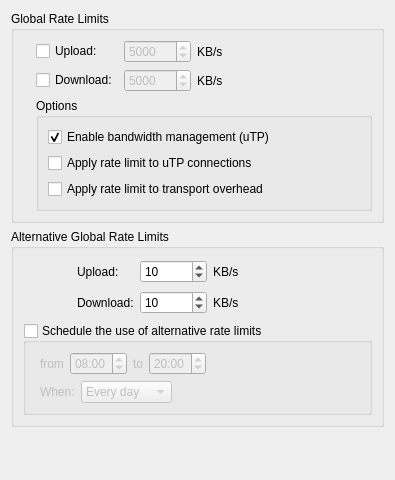
          <widget class="QWidget" name="scrollAreaWidgetContents_9">
           <property name="geometry">
            <rect>
             <x>0</x>
             <y>0</y>
             <width>395</width>
             <height>480</height>
            </rect>
           </property>
           <layout class="QVBoxLayout" name="verticalLayout_33">
            <item>
             <widget class="QGroupBox" name="bandwidthBox">
              <property name="title">
               <string>Global Rate Limits</string>
              </property>
              <layout class="QGridLayout" name="gridLayout_7">
               <item row="0" column="0">
                <widget class="QLabel" name="label_5">
                 <property name="text">
                  <string notr="true"/>
                 </property>
                 <property name="pixmap">
                  <pixmap resource="../icons.qrc">:/Icons/slow_off.png</pixmap>
                 </property>
                </widget>
               </item>
               <item row="0" column="1">
                <layout class="QGridLayout" name="gridLayout_6">
                 <item row="0" column="0">
                  <widget class="QCheckBox" name="checkUploadLimit">
                   <property name="enabled">
                    <bool>true</bool>
                   </property>
                   <property name="text">
                    <string>Upload:</string>
                   </property>
                   <property name="checked">
                    <bool>false</bool>
                   </property>
                  </widget>
                 </item>
                 <item row="0" column="1">
                  <widget class="QSpinBox" name="spinUploadLimit">
                   <property name="enabled">
                    <bool>false</bool>
                   </property>
                   <property name="suffix">
                    <string/>
                   </property>
                   <property name="minimum">
                    <number>1</number>
                   </property>
                   <property name="maximum">
                    <number>1000000</number>
                   </property>
                   <property name="value">
                    <number>5000</number>
                   </property>
                  </widget>
                 </item>
                 <item row="0" column="2">
                  <widget class="QLabel" name="label_10">
                   <property name="text">
                    <string>KB/s</string>
                   </property>
                  </widget>
                 </item>
                 <item row="1" column="0">
                  <widget class="QCheckBox" name="checkDownloadLimit">
                   <property name="text">
                    <string>Download:</string>
                   </property>
                  </widget>
                 </item>
                 <item row="1" column="1">
                  <widget class="QSpinBox" name="spinDownloadLimit">
                   <property name="enabled">
                    <bool>false</bool>
                   </property>
                   <property name="suffix">
                    <string/>
                   </property>
                   <property name="minimum">
                    <number>1</number>
                   </property>
                   <property name="maximum">
                    <number>1000000</number>
                   </property>
                   <property name="value">
                    <number>5000</number>
                   </property>
                  </widget>
                 </item>
                 <item row="1" column="2">
                  <widget class="QLabel" name="label_13">
                   <property name="text">
                    <string>KB/s</string>
                   </property>
                  </widget>
                 </item>
                </layout>
               </item>
               <item row="0" column="2">
                <spacer>
                 <property name="orientation">
                  <enum>Qt::Horizontal</enum>
                 </property>
                 <property name="sizeHint" stdset="0">
                  <size>
                   <width>200</width>
                   <height>20</height>
                  </size>
                 </property>
                </spacer>
               </item>
               <item row="1" column="1" colspan="2">
                <widget class="QGroupBox" name="groupBox_5">
                 <property name="title">
                  <string>Options</string>
                 </property>
                 <layout class="QVBoxLayout" name="verticalLayout_27">
                  <item>
                   <widget class="QCheckBox" name="checkuTP">
                    <property name="text">
                     <string>Enable bandwidth management (uTP)</string>
                    </property>
                    <property name="checked">
                     <bool>true</bool>
                    </property>
                   </widget>
                  </item>
                  <item>
                   <widget class="QCheckBox" name="checkLimituTPConnections">
                    <property name="text">
                     <string>Apply rate limit to uTP connections</string>
                    </property>
                   </widget>
                  </item>
                  <item>
                   <widget class="QCheckBox" name="checkLimitTransportOverhead">
                    <property name="text">
                     <string>Apply rate limit to transport overhead</string>
                    </property>
                   </widget>
                  </item>
                 </layout>
                </widget>
               </item>
              </layout>
             </widget>
            </item>
            <item>
             <widget class="QGroupBox" name="groupBox_6">
              <property name="title">
               <string>Alternative Global Rate Limits</string>
              </property>
              <layout class="QVBoxLayout" name="verticalLayout_11">
               <item>
                <layout class="QGridLayout" name="gridLayout_9">
                 <item row="0" column="0">
                  <widget class="QLabel" name="label_16">
                   <property name="minimumSize">
                    <size>
                     <width>48</width>
                     <height>48</height>
                    </size>
                   </property>
                   <property name="maximumSize">
                    <size>
                     <width>48</width>
                     <height>48</height>
                    </size>
                   </property>
                   <property name="text">
                    <string/>
                   </property>
                   <property name="pixmap">
                    <pixmap resource="../icons.qrc">:/Icons/slow.png</pixmap>
                   </property>
                   <property name="scaledContents">
                    <bool>false</bool>
                   </property>
                  </widget>
                 </item>
                 <item row="0" column="1">
                  <layout class="QGridLayout" name="gridLayout_8">
                   <item row="0" column="0">
                    <widget class="QLabel" name="label_11">
                     <property name="text">
                      <string>Upload:</string>
                     </property>
                    </widget>
                   </item>
                   <item row="0" column="1">
                    <widget class="QSpinBox" name="spinUploadLimitAlt">
                     <property name="minimum">
                      <number>1</number>
                     </property>
                     <property name="maximum">
                      <number>1000000</number>
                     </property>
                     <property name="value">
                      <number>10</number>
                     </property>
                    </widget>
                   </item>
                   <item row="0" column="2">
                    <widget class="QLabel" name="label_14">
                     <property name="text">
                      <string>KB/s</string>
                     </property>
                    </widget>
                   </item>
                   <item row="1" column="0">
                    <widget class="QLabel" name="label_12">
                     <property name="text">
                      <string>Download:</string>
                     </property>
                    </widget>
                   </item>
                   <item row="1" column="1">
                    <widget class="QSpinBox" name="spinDownloadLimitAlt">
                     <property name="minimum">
                      <number>1</number>
                     </property>
                     <property name="maximum">
                      <number>1000000</number>
                     </property>
                     <property name="value">
                      <number>10</number>
                     </property>
                    </widget>
                   </item>
                   <item row="1" column="2">
                    <widget class="QLabel" name="label_15">
                     <property name="text">
                      <string>KB/s</string>
                     </property>
                    </widget>
                   </item>
                  </layout>
                 </item>
                 <item row="0" column="2">
                  <spacer name="horizontalSpacer_8">
                   <property name="orientation">
                    <enum>Qt::Horizontal</enum>
                   </property>
                   <property name="sizeHint" stdset="0">
                    <size>
                     <width>222</width>
                     <height>59</height>
                    </size>
                   </property>
                  </spacer>
                 </item>
                </layout>
               </item>
               <item>
                <widget class="QGroupBox" name="check_schedule">
                 <property name="title">
                  <string>Schedule the use of alternative rate limits</string>
                 </property>
                 <property name="checkable">
                  <bool>true</bool>
                 </property>
                 <property name="checked">
                  <bool>false</bool>
                 </property>
                 <layout class="QVBoxLayout" name="verticalLayout_5">
                  <item>
                   <layout class="QHBoxLayout" name="horizontalLayout_13">
                    <property name="leftMargin">
                     <number>5</number>
                    </property>
                    <item>
                     <widget class="QLabel" name="label_6">
                      <property name="text">
                       <string extracomment="from (time1 to time2)">from</string>
                      </property>
                     </widget>
                    </item>
                    <item>
                     <widget class="QTimeEdit" name="schedule_from">
                      <property name="time">
                       <time>
                        <hour>8</hour>
                        <minute>0</minute>
                        <second>0</second>
                       </time>
                      </property>
                      <property name="displayFormat">
                       <string notr="true">hh:mm</string>
                      </property>
                      <property name="calendarPopup">
                       <bool>false</bool>
                      </property>
                     </widget>
                    </item>
                    <item>
                     <widget class="QLabel" name="label_17">
                      <property name="text">
                       <string extracomment="time1 to time2">to</string>
                      </property>
                      <property name="alignment">
                       <set>Qt::AlignCenter</set>
                      </property>
                     </widget>
                    </item>
                    <item>
                     <widget class="QTimeEdit" name="schedule_to">
                      <property name="time">
                       <time>
                        <hour>20</hour>
                        <minute>0</minute>
                        <second>0</second>
                       </time>
                      </property>
                      <property name="displayFormat">
                       <string notr="true">hh:mm</string>
                      </property>
                     </widget>
                    </item>
                    <item>
                     <spacer name="horizontalSpacer_9">
                      <property name="orientation">
                       <enum>Qt::Horizontal</enum>
                      </property>
                      <property name="sizeHint" stdset="0">
                       <size>
                        <width>40</width>
                        <height>20</height>
                       </size>
                      </property>
                     </spacer>
                    </item>
                   </layout>
                  </item>
                  <item>
                   <layout class="QHBoxLayout" name="horizontalLayout_14">
                    <property name="leftMargin">
                     <number>5</number>
                    </property>
                    <item>
                     <widget class="QLabel" name="label_18">
                      <property name="text">
                       <string>When:</string>
                      </property>
                     </widget>
                    </item>
                    <item>
                     <widget class="QComboBox" name="schedule_days">
                      <item>
                       <property name="text">
                        <string>Every day</string>
                       </property>
                      </item>
                      <item>
                       <property name="text">
                        <string>Week days</string>
                       </property>
                      </item>
                      <item>
                       <property name="text">
                        <string>Week ends</string>
                       </property>
                      </item>
                     </widget>
                    </item>
                    <item>
                     <spacer name="horizontalSpacer_10">
                      <property name="orientation">
                       <enum>Qt::Horizontal</enum>
                      </property>
                      <property name="sizeHint" stdset="0">
                       <size>
                        <width>40</width>
                        <height>20</height>
                       </size>
                      </property>
                     </spacer>
                    </item>
                   </layout>
                  </item>
                 </layout>
                </widget>
               </item>
              </layout>
             </widget>
            </item>
            <item>
             <spacer name="verticalSpacer_2">
              <property name="orientation">
               <enum>Qt::Vertical</enum>
              </property>
              <property name="sizeHint" stdset="0">
               <size>
                <width>20</width>
                <height>40</height>
               </size>
              </property>
             </spacer>
            </item>
           </layout>
          </widget>
